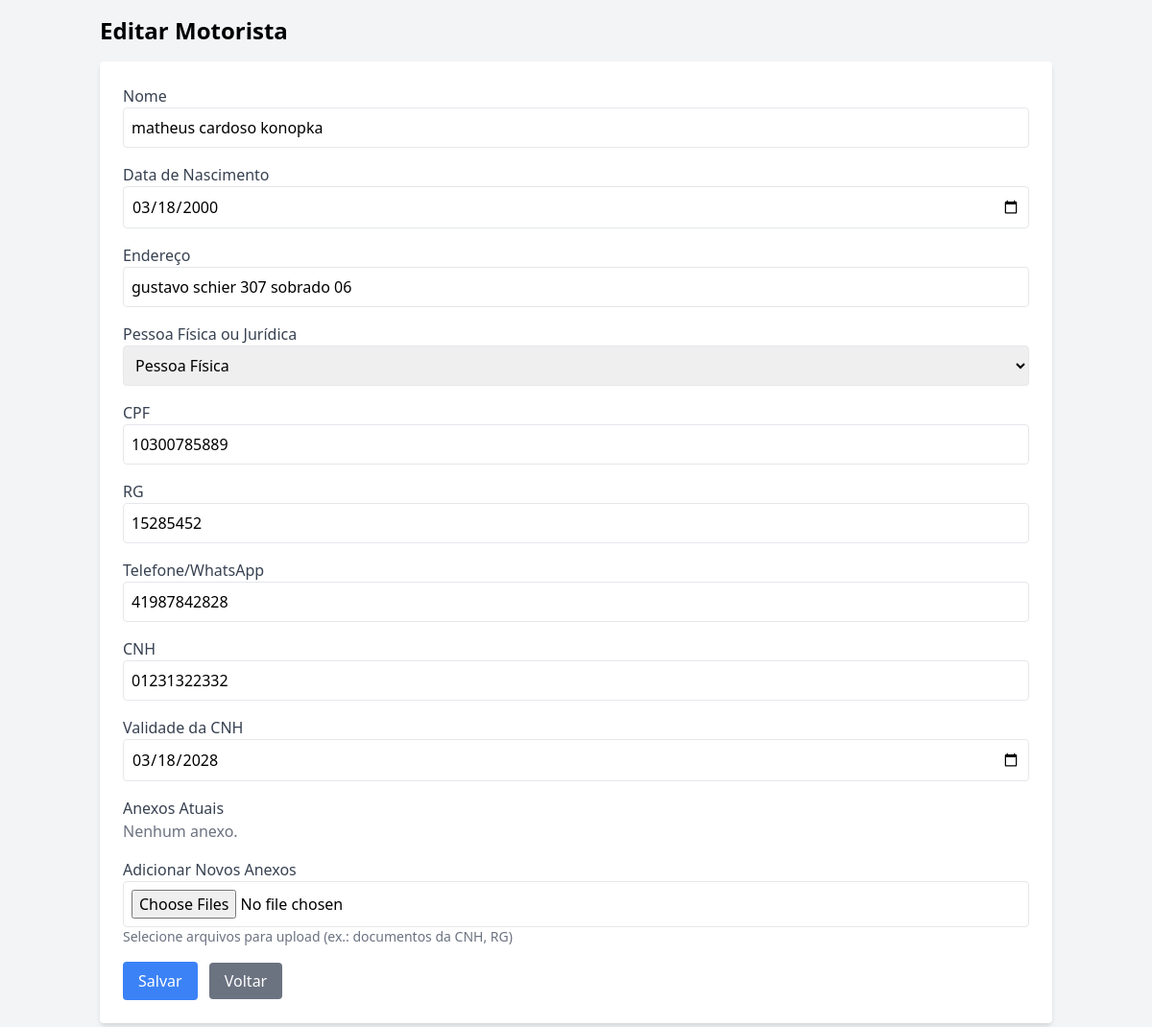
Screenshot of /editar_motorista/1 with the database file from the repository.
### app.py (models this page shows)
class Motorista(db.Model):
    id = db.Column(db.Integer, primary_key=True)
    nome = db.Column(db.String(100), nullable=False)
    data_nascimento = db.Column(db.Date, nullable=False)
    endereco = db.Column(db.String(200), nullable=False)
    pessoa_tipo = db.Column(db.String(10), nullable=False)  # 'fisica' ou 'juridica'
    cpf_cnpj = db.Column(db.String(14), unique=True, nullable=False, index=True)
    rg = db.Column(db.String(9), nullable=True)
    telefone = db.Column(db.String(11), nullable=False)
    cnh = db.Column(db.String(11), unique=True, nullable=False, index=True)
    validade_cnh = db.Column(db.Date, nullable=False)
    created_at = db.Column(db.DateTime, default=datetime.utcnow)
    anexos = db.Column(db.String(500), nullable=True)  # URLs dos arquivos no Cloudflare R2, separadas por vírgula
    viagens = db.relationship('Viagem', backref='motorista')  # Relacionamento com Viagem

### app.py (the view, shortened to what this page needs)
@app.route('/editar_motorista/<int:motorista_id>', methods=['GET', 'POST'])
def editar_motorista(motorista_id):
    motorista = Motorista.query.get_or_404(motorista_id)
    return render_template('editar_motorista.html', motorista=motorista)

### templates/editar_motorista.html (shortened to what this page needs)
<!DOCTYPE html>
<html lang="pt-BR">
<head>
    <link href="https://cdn.jsdelivr.net/npm/tailwindcss@2.2.19/dist/tailwind.min.css" rel="stylesheet">
</head>
<body class="bg-gray-100">
    <div class="container mx-auto p-4">
        <h1 class="text-2xl font-bold mb-4">Editar Motorista</h1>
        <form method="POST" enctype="multipart/form-data" class="bg-white p-6 rounded shadow-md">
            <div class="mb-4">
                <label class="block text-gray-700">Nome</label>
                <input type="text" name="nome" required class="w-full p-2 border rounded" value="{{ motorista.nome }}" placeholder="Digite o nome completo">
            </div>
            <div class="mb-4">
                <label class="block text-gray-700">Data de Nascimento</label>
                <input type="date" name="data_nascimento" required class="w-full p-2 border rounded" value="{{ motorista.data_nascimento.strftime('%Y-%m-%d') if motorista.data_nascimento else '' }}">
            </div>
            <div class="mb-4">
                <label class="block text-gray-700">Endereço</label>
                <input type="text" name="endereco" required class="w-full p-2 border rounded" value="{{ motorista.endereco }}" placeholder="Digite o endereço completo">
            </div>
            <div class="mb-4">
                <label class="block text-gray-700">Pessoa Física ou Jurídica</label>
                <select id="pessoa_tipo" name="pessoa_tipo" required class="w-full p-2 border rounded">
                    <option value="fisica" {{ 'selected' if motorista.pessoa_tipo == 'fisica' else '' }}>Pessoa Física</option>
                </select>
            </div>
            <div class="mb-4">
                <label id="cpf_cnpj_label" class="block text-gray-700">{{ 'CPF' if motorista.pessoa_tipo == 'fisica' else 'CNPJ' }}</label>
                <input type="text" id="cpf_cnpj" name="cpf_cnpj" required class="w-full p-2 border rounded" value="{{ motorista.cpf_cnpj }}" pattern="{{ '\d{11}' if motorista.pessoa_tipo == 'fisica' else '\d{14}' }}" placeholder="{{ 'Digite o CPF (11 dígitos)' if motorista.pessoa_tipo == 'fisica' else 'Digite o CNPJ (14 dígitos)' }}" title="{{ 'CPF deve ter 11 dígitos' if motorista.pessoa_tipo == 'fisica' else 'CNPJ deve ter 14 dígitos' }}">
            </div>
            <div class="mb-4">
                <label class="block text-gray-700">RG</label>
                <input type="text" id="rg" name="rg" class="w-full p-2 border rounded" maxlength="9" value="{{ motorista.rg or '' }}" placeholder="Digite o RG (máximo 9 dígitos)">
            </div>
            <div class="mb-4">
                <label class="block text-gray-700">Telefone/WhatsApp</label>
                <input type="text" id="telefone" name="telefone" required class="w-full p-2 border rounded" value="{{ motorista.telefone }}" pattern="\d{10,11}" placeholder="Digite o telefone (10-11 dígitos)" title="Telefone deve ter 10 ou 11 dígitos">
            </div>
            <div class="mb-4">
                <label class="block text-gray-700">CNH</label>
                <input type="text" id="cnh" name="cnh" required class="w-full p-2 border rounded" value="{{ motorista.cnh }}" pattern="\d{11}" placeholder="Digite a CNH (11 dígitos)" title="CNH deve ter 11 dígitos">
            </div>
            <div class="mb-4">
                <label class="block text-gray-700">Validade da CNH</label>
                <input type="date" name="validade_cnh" required class="w-full p-2 border rounded" value="{{ motorista.validade_cnh.strftime('%Y-%m-%d') if motorista.validade_cnh else '' }}">
            </div>
            <div class="mb-4">
                <label class="block text-gray-700">Anexos Atuais</label>
                {% if motorista.anexos %}
                    <ul class="list-disc pl-5">
                        {% for anexo in motorista.anexos.split(',') %}
                            <li>
                                <a href="{{ anexo }}" target="_blank" class="text-blue-500 underline">Ver</a>
                                <a href="{{ url_for('excluir_anexo', motorista_id=motorista.id, anexo=anexo) }}" class="text-red-500 underline delete-anexo">Excluir</a>
                            </li>
                        {% endfor %}
                    </ul>
                {% else %}
                    <p class="text-gray-500">Nenhum anexo.</p>
                {% endif %}
            </div>
            <div class="mb-4">
                <label class="block text-gray-700">Adicionar Novos Anexos</label>
                <input type="file" name="anexos" multiple class="w-full p-2 border rounded">
                <p class="text-sm text-gray-500">Selecione arquivos para upload (ex.: documentos da CNH, RG)</p>
            </div>
            <button type="submit" class="bg-blue-500 text-white px-4 py-2 rounded">Salvar</button>
            <a href="{{ url_for('consultar_motorista') }}" class="bg-gray-500 text-white px-4 py-2 rounded ml-2">Voltar</a>
        </form>
    </div>
</body>
</html>

### rows the page displays
Motorista: nome "matheus cardoso konopka", data_nascimento "03/18/2000", endereco "gustavo schier 307 sobrado 06", cpf_cnpj "10300785889", rg "15285452", telefone "41987842828", cnh "01231322332", validade_cnh "03/18/2028"
